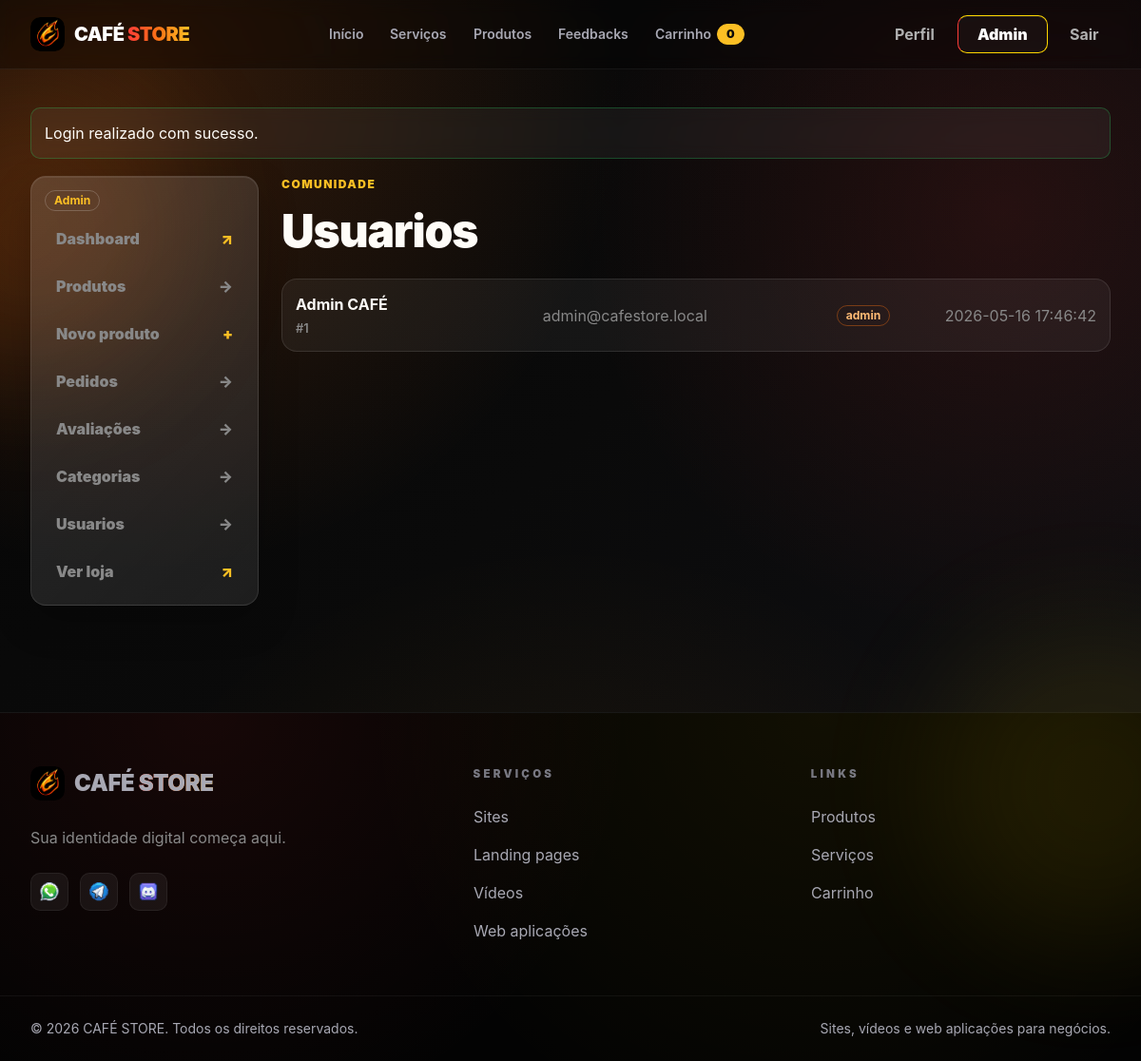
The page /admin/users.php (signed in) on the database its author committed.
### tables this page shows
CREATE TABLE users (
  id INT UNSIGNED AUTO_INCREMENT PRIMARY KEY,
  name VARCHAR(120) NOT NULL,
  email VARCHAR(160) NOT NULL UNIQUE,
  password_hash VARCHAR(255) NOT NULL,
  google_id VARCHAR(191) NULL UNIQUE,
  auth_provider ENUM('password', 'google') NOT NULL DEFAULT 'password',
  role ENUM('customer', 'admin') NOT NULL DEFAULT 'customer',
  avatar_url VARCHAR(500) NULL,
  bio TEXT NULL,
  last_seen_at TIMESTAMP NULL DEFAULT NULL,
  password_updated_at TIMESTAMP NULL DEFAULT CURRENT_TIMESTAMP,
  created_at TIMESTAMP DEFAULT CURRENT_TIMESTAMP,
  updated_at TIMESTAMP NULL DEFAULT NULL ON UPDATE CURRENT_TIMESTAMP
);

### config/helpers.php (called while the page is built, shortened)
<?php
function db() {
    static $pdo = null;
    if ($pdo === null) {
        $host = 'db';
        $db   = 'cafe_store';
        $user = 'root';
        $pass = 'root123';
        $charset = 'utf8mb4';
        $dsn = "mysql:host={$host};dbname={$db};charset={$charset}";
        $options = [
            PDO::ATTR_ERRMODE            => PDO::ERRMODE_EXCEPTION,
            PDO::ATTR_DEFAULT_FETCH_MODE => PDO::FETCH_ASSOC,
            PDO::ATTR_EMULATE_PREPARES   => false,
        ];
        try {
            $pdo = new PDO($dsn, $user, $pass, $options);
        } catch (PDOException $e) {
            error_log("Erro de conexão PDO: " . $e->getMessage());
            die("Erro ao conectar com o banco de dados.");
        }
    }
    return $pdo;
}
function e($string) {
    return htmlspecialchars($string ?? '', ENT_QUOTES, 'UTF-8');
}

### admin/users.php (the view, shortened to what this page needs)
<?php
require_once __DIR__ . '/../config/helpers.php';
$users = db()->query('SELECT id, name, email, role, created_at FROM users ORDER BY created_at DESC')->fetchAll();
include __DIR__ . '/../includes/header.php';
?>
<div class="grid items-start gap-6 max-md:grid-cols-1 md:grid-cols-[240px_1fr]">
    <?php include __DIR__ . '/../includes/sidebar-admin.php'; ?>
    <section class="grid gap-5 min-w-0">
        <div class="flex items-end justify-between gap-6">
            <div>
                <p class="mb-2.5 text-[0.75rem] font-black uppercase tracking-[0.12em] text-glow-400">comunidade</p>
                <h1 class="m-0 text-[clamp(2rem,4vw,3.4rem)] font-black leading-tight tracking-tight">Usuarios</h1>
            </div>
        </div>
        <div class="grid gap-3">
            <?php foreach ($users as $user): ?>
                <div class="grid items-center gap-3.5 rounded-2xl border border-white/10 bg-white/5 p-3.5 backdrop-blur-lg max-md:grid-cols-1 md:grid-cols-[1fr_1.2fr_100px_minmax(150px,auto)]">
                    <span class="font-bold"><?= e($user['name']) ?><small class="mt-1 block text-midnight-400 font-semibold">#<?= (int) $user['id'] ?></small></span>
                    <span class="text-midnight-400"><?= e($user['email']) ?></span>
                    <strong class="inline-flex w-fit items-center justify-center rounded-full border <?= $user['role'] === 'admin' ? 'border-ember-500/40 text-ember-300' : 'border-white/20 text-glow-400' ?> px-[9px] py-[4px] text-[0.76rem] font-bold leading-none"><?= e($user['role']) ?></strong>
                    <span class="text-midnight-400"><?= e($user['created_at']) ?></span>
                </div>
            <?php endforeach; ?>
        </div>
    </section>
</div>
<?php include __DIR__ . '/../includes/footer.php'; ?>

### assets/css/style.css (style rules this page uses)
:root { --black: #0a0a0a; --surface: #101014; --surface-soft: #15151a; --surface-muted: #1c1c22; --red: #ff3c38; --orange: #ff6b00; --yellow: #ffd700; --white: #ffffff; --text: #f7f7f8; --muted: #a8a8b3; --border: rgba(255, 255, 255, 0.1); --border-strong: rgba(255, 255, 255, 0.18); --radius: 16px; --radius-sm: 10px; --container: 1280px; --header-height: 72px; --ease: cubic-bezier(0.4, 0, 0.2, 1); --glass-bg: rgba(255, 255, 255, 0.05); --glass-border: rgba(255, 255, 255, 0.1); --shadow-subtle: 0 2px 8px rgba(0, 0, 0, 0.1); --shadow-medium: 0 8px 24px rgba(0, 0, 0, 0.15); --shadow-deep: 0 16px 48px rgba(0, 0, 0, 0.2); --glow-orange: 0 0 10px rgba(255, 107, 0, 0.8), 0 0 20px rgba(255, 107, 0, 0.5); --glow-yellow: 0 0 10px rgba(255, 215, 0, 0.8), 0 0 20px rgba(255, 215, 0, 0.5); --gradient-primary: linear-gradient(135deg, #ff6b00, #ffd700); --gradient-dark: linear-gradient(135deg, #0a0a0a, #1a1a2e); }
* { box-sizing: border-box; }
html { scroll-behavior: smooth; }
body { margin: 0; min-height: 100vh; color: var(--text); font-family: Inter, ui-sans-serif, system-ui, -apple-system, BlinkMacSystemFont, "Segoe UI", sans-serif; background: radial-gradient(circle at 12% 8%, rgba(249, 115, 22, 0.18), transparent 32rem), radial-gradient(circle at 88% 20%, rgba(255, 60, 56, 0.11), transparent 28rem), radial-gradient(circle at 50% 100%, rgba(245, 158, 11, 0.09), transparent 34rem), linear-gradient(135deg, #070707 0%, #0a0a0a 46%, #101014 100%); background-attachment: fixed; overflow-x: hidden; }
body::before, body::after { content: ''; position: fixed; inset: auto; z-index: 0; pointer-events: none; border-radius: 999px; filter: blur(72px); opacity: 0.28; }
body::before { top: 92px; left: -120px; width: 300px; height: 300px; background: rgba(249, 115, 22, 0.7); animation: ambientDrift 12s ease-in-out infinite alternate; }
body::after { right: -120px; bottom: 120px; width: 340px; height: 340px; background: rgba(255, 215, 0, 0.34); animation: ambientDrift 14s ease-in-out infinite alternate-reverse; }
.stagger-children > * { opacity: 0; animation: fadeInUp 0.6s var(--ease) forwards; }
.stagger-children > *:nth-child(1) { animation-delay: 0.1s; }
.stagger-children > *:nth-child(2) { animation-delay: 0.2s; }
.stagger-children > *:nth-child(3) { animation-delay: 0.3s; }
.stagger-children > *:nth-child(4) { animation-delay: 0.4s; }
main > * { animation: revealUp 0.72s var(--ease) both; }
main > *:nth-child(2) { animation-delay: 0.06s; }
:where( .glass-card, .admin-card, .product-card, .panel, .summary, .auth-card, .metric, .cart-item, .detail-media, .detail-copy, .admin-sidebar, .table-row, .filters, .benefit-card, .payment-card, section, article, form, aside )[class*="bg-white/5"]:hover::before { opacity: 1; animation: borderSweep 2.8s linear infinite; }
.reveal { opacity: 0; transform: translateY(22px); transition: opacity 0.62s var(--ease), transform 0.62s var(--ease); }
.reveal.visible { opacity: 1; transform: translateY(0); }
.reveal { opacity: 0; transform: translateY(30px); transition: opacity 0.6s var(--ease), transform 0.6s var(--ease); }
.font-bold { font-weight: 800; }
.font-black { font-weight: 950; }
.block { display: block; }
.flex { display: flex; }
.grid { display: grid; }
.items-center { align-items: center; }
.justify-between { justify-content: space-between; }
.gap-3 { gap: 0.75rem; }

### rows shown on the page
users: name "Admin CAFÉ", id "1", email "admin@cafestore.local", role "admin", created_at "2026-05-16 17:46:42"

### other values the page prints
cart_count() "0"
$flash['message'] "Login realizado com sucesso."
